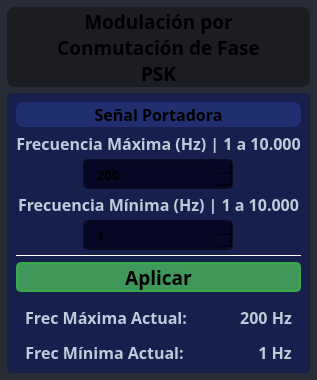
                           <widget class="QFrame" name="frame_24">
                            <property name="minimumSize">
                             <size>
                              <width>180</width>
                              <height>0</height>
                             </size>
                            </property>
                            <property name="maximumSize">
                             <size>
                              <width>350</width>
                              <height>16777215</height>
                             </size>
                            </property>
                            <property name="styleSheet">
                             <string notr="true">background-color: rgb(39, 44, 54);
border-radius: 5px;</string>
                            </property>
                            <property name="frameShape">
                             <enum>QFrame::StyledPanel</enum>
                            </property>
                            <property name="frameShadow">
                             <enum>QFrame::Raised</enum>
                            </property>
                            <layout class="QVBoxLayout" name="verticalLayout_28">
                             <property name="leftMargin">
                              <number>7</number>
                             </property>
                             <property name="topMargin">
                              <number>7</number>
                             </property>
                             <property name="rightMargin">
                              <number>7</number>
                             </property>
                             <property name="bottomMargin">
                              <number>7</number>
                             </property>
                             <item>
                              <layout class="QGridLayout" name="gridLayout_8">
                               <item row="0" column="0">
                                <widget class="QLabel" name="label_title_bar_top_7">
                                 <property name="sizePolicy">
                                  <sizepolicy hsizetype="Preferred" vsizetype="Preferred">
                                   <horstretch>0</horstretch>
                                   <verstretch>0</verstretch>
                                  </sizepolicy>
                                 </property>
                                 <property name="minimumSize">
                                  <size>
                                   <width>0</width>
                                   <height>80</height>
                                  </size>
                                 </property>
                                 <property name="maximumSize">
                                  <size>
                                   <width>16777215</width>
                                   <height>200</height>
                                  </size>
                                 </property>
                                 <property name="font">
                                  <font>
                                   <family>Satoshi Black</family>
                                   <pointsize>14</pointsize>
                                   <weight>75</weight>
                                   <italic>false</italic>
                                   <bold>true</bold>
                                   <underline>false</underline>
                                   <strikeout>false</strikeout>
                                   <kerning>true</kerning>
                                  </font>
                                 </property>
                                 <property name="cursor">
                                  <cursorShape>ArrowCursor</cursorShape>
                                 </property>
                                 <property name="styleSheet">
                                  <string notr="true">QLabel{
background-color: rgb(27, 29, 35);
border: 0px solid ;
border-radius: 8px;
}</string>
                                 </property>
                                 <property name="text">
                                  <string>Modulación por
Conmutación de Fase
PSK</string>
                                 </property>
                                 <property name="scaledContents">
                                  <bool>true</bool>
                                 </property>
                                 <property name="alignment">
                                  <set>Qt::AlignCenter</set>
                                 </property>
                                 <property name="wordWrap">
                                  <bool>false</bool>
                                 </property>
                                </widget>
                               </item>
                               <item row="1" column="0">
                                <widget class="QFrame" name="frame_20">
                                 <property name="maximumSize">
                                  <size>
                                   <width>16777215</width>
                                   <height>280</height>
                                  </size>
                                 </property>
                                 <property name="styleSheet">
                                  <string notr="true">background-color: rgb(23, 32, 77);
border-radius: 5px;</string>
                                 </property>
                                 <property name="frameShape">
                                  <enum>QFrame::StyledPanel</enum>
                                 </property>
                                 <property name="frameShadow">
                                  <enum>QFrame::Raised</enum>
                                 </property>
                                 <layout class="QVBoxLayout" name="verticalLayout_25">
                                  <item>
                                   <widget class="QLabel" name="label_top_info_19">
                                    <property name="minimumSize">
                                     <size>
                                      <width>0</width>
                                      <height>25</height>
                                     </size>
                                    </property>
                                    <property name="maximumSize">
                                     <size>
                                      <width>16777215</width>
                                      <height>25</height>
                                     </size>
                                    </property>
                                    <property name="font">
                                     <font>
                                      <family>Satoshi Black</family>
                                      <pointsize>12</pointsize>
                                      <weight>75</weight>
                                      <bold>true</bold>
                                     </font>
                                    </property>
                                    <property name="styleSheet">
                                     <string notr="true">QLabel{
	background-color: rgb(33, 46, 112);
	border: 0px solid ;
	border-radius: 8px;
}</string>
                                    </property>
                                    <property name="text">
                                     <string>Señal Portadora</string>
                                    </property>
                                    <property name="alignment">
                                     <set>Qt::AlignCenter</set>
                                    </property>
                                   </widget>
                                  </item>
                                  <item>
                                   <widget class="QLabel" name="label_top_info_20">
                                    <property name="minimumSize">
                                     <size>
                                      <width>250</width>
                                      <height>20</height>
                                     </size>
                                    </property>
                                    <property name="maximumSize">
                                     <size>
                                      <width>16777215</width>
                                      <height>30</height>
                                     </size>
                                    </property>
                                    <property name="font">
                                     <font>
                                      <family>Satoshi</family>
                                      <pointsize>12</pointsize>
                                      <weight>75</weight>
                                      <bold>true</bold>
                                     </font>
                                    </property>
                                    <property name="styleSheet">
                                     <string notr="true">color: rgb(191, 203, 217)</string>
                                    </property>
                                    <property name="text">
                                     <string>Frecuencia Máxima (Hz) | 1 a 10.000</string>
                                    </property>
                                    <property name="alignment">
                                     <set>Qt::AlignCenter</set>
                                    </property>
                                   </widget>
                                  </item>
                                  <item alignment="Qt::AlignHCenter">
                                   <widget class="QSpinBox" name="maxCarrierPSK">
                                    <property name="sizePolicy">
                                     <sizepolicy hsizetype="Fixed" vsizetype="Fixed">
                                      <horstretch>0</horstretch>
                                      <verstretch>0</verstretch>
                                     </sizepolicy>
                                    </property>
                                    <property name="minimumSize">
                                     <size>
                                      <width>150</width>
                                      <height>30</height>
                                     </size>
                                    </property>
                                    <property name="font">
                                     <font>
                                      <family>Satoshi</family>
                                      <pointsize>10</pointsize>
                                      <weight>75</weight>
                                      <bold>true</bold>
                                     </font>
                                    </property>
                                    <property name="toolTip">
                                     <string/>
                                    </property>
                                    <property name="styleSheet">
                                     <string notr="true">QSpinBox{
	background-color: rgb(5, 7, 35);
	border-radius: 5px;
	border: 2px solid rgb(10, 11, 35);
	padding: 5px;
	padding-left: 10px;
}
QSpinBox:hover{
	border: 2px solid rgb(0, 0, 127)
}
QSpinBox QAbstractItemView {
	color: rgb(85, 170, 255);	
	background-color: rgb(27, 29, 35);
	padding: 10px;
	selection-background-color: rgb(27, 29, 35);
}
/*
rgb(27, 29, 35);
rgb(13, 9, 59)
*/

QSpinBox::up-button{
	width: 25px; 
	border-left-width: 3px;
	border-left-color: rgba(39, 44, 54, 150);
	border-left-style: solid;
	border-top-right-radius: 3px;
	border-bottom-right-radius: 3px;	
	background-image: url(:/16x16/icons/16x16/cil-arrow-top.png);
	background-position: center;
	background-repeat: no-reperat;
}

QSpinBox::up-button:hover{
	background-color: rgb(80, 80, 80)
}

QSpinBox::down-button:hover{
	background-color: rgb(80, 80, 80)
}

QSpinBox::down-button{
	width: 25px; 
	border-left-width: 3px;
	border-left-color: rgba(39, 44, 54, 150);
	border-left-style: solid;
	border-top-right-radius: 3px;
	border-bottom-right-radius: 3px;	
	background-image: url(:/16x16/icons/16x16/cil-arrow-bottom.png);
	background-position: center;
	background-repeat: no-reperat;
}</string>
                                    </property>
                                    <property name="minimum">
                                     <number>1</number>
                                    </property>
                                    <property name="maximum">
                                     <number>10000</number>
                                    </property>
                                    <property name="value">
                                     <number>200</number>
                                    </property>
                                   </widget>
                                  </item>
                                  <item>
                                   <widget class="QLabel" name="label_top_info_29">
                                    <property name="minimumSize">
                                     <size>
                                      <width>250</width>
                                      <height>20</height>
                                     </size>
                                    </property>
                                    <property name="maximumSize">
                                     <size>
                                      <width>16777215</width>
                                      <height>30</height>
                                     </size>
                                    </property>
                                    <property name="font">
                                     <font>
                                      <family>Satoshi</family>
                                      <pointsize>12</pointsize>
                                      <weight>75</weight>
                                      <bold>true</bold>
                                     </font>
                                    </property>
                                    <property name="styleSheet">
                                     <string notr="true">color: rgb(191, 203, 217)</string>
                                    </property>
                                    <property name="text">
                                     <string>Frecuencia Mínima (Hz) | 1 a 10.000</string>
                                    </property>
                                    <property name="alignment">
                                     <set>Qt::AlignCenter</set>
                                    </property>
                                   </widget>
                                  </item>
                                  <item alignment="Qt::AlignHCenter">
                                   <widget class="QSpinBox" name="minCarrierPSK">
                                    <property name="sizePolicy">
                                     <sizepolicy hsizetype="Fixed" vsizetype="Fixed">
                                      <horstretch>0</horstretch>
                                      <verstretch>0</verstretch>
                                     </sizepolicy>
                                    </property>
                                    <property name="minimumSize">
                                     <size>
                                      <width>150</width>
                                      <height>30</height>
                                     </size>
                                    </property>
                                    <property name="font">
                                     <font>
                                      <family>Satoshi</family>
                                      <pointsize>10</pointsize>
                                      <weight>75</weight>
                                      <bold>true</bold>
                                     </font>
                                    </property>
                                    <property name="toolTip">
                                     <string/>
                                    </property>
                                    <property name="styleSheet">
                                     <string notr="true">QSpinBox{
	background-color: rgb(5, 7, 35);
	border-radius: 5px;
	border: 2px solid rgb(10, 11, 35);
	padding: 5px;
	padding-left: 10px;
}
QSpinBox:hover{
	border: 2px solid rgb(0, 0, 127)
}
QSpinBox QAbstractItemView {
	color: rgb(85, 170, 255);	
	background-color: rgb(27, 29, 35);
	padding: 10px;
	selection-background-color: rgb(27, 29, 35);
}
/*
rgb(27, 29, 35);
rgb(13, 9, 59)
*/

QSpinBox::up-button{
	width: 25px; 
	border-left-width: 3px;
	border-left-color: rgba(39, 44, 54, 150);
	border-left-style: solid;
	border-top-right-radius: 3px;
	border-bottom-right-radius: 3px;	
	background-image: url(:/16x16/icons/16x16/cil-arrow-top.png);
	background-position: center;
	background-repeat: no-reperat;
}

QSpinBox::up-button:hover{
	background-color: rgb(80, 80, 80)
}

QSpinBox::down-button:hover{
	background-color: rgb(80, 80, 80)
}

QSpinBox::down-button{
	width: 25px; 
	border-left-width: 3px;
	border-left-color: rgba(39, 44, 54, 150);
	border-left-style: solid;
	border-top-right-radius: 3px;
	border-bottom-right-radius: 3px;	
	background-image: url(:/16x16/icons/16x16/cil-arrow-bottom.png);
	background-position: center;
	background-repeat: no-reperat;
}</string>
                                    </property>
                                    <property name="minimum">
                                     <number>1</number>
                                    </property>
                                    <property name="maximum">
                                     <number>10000</number>
                                    </property>
                                   </widget>
                                  </item>
                                  <item>
                                   <widget class="Line" name="line_4">
                                    <property name="maximumSize">
                                     <size>
                                      <width>16777215</width>
                                      <height>1</height>
                                     </size>
                                    </property>
                                    <property name="styleSheet">
                                     <string notr="true">background-color: rgb(255, 255, 255);</string>
                                    </property>
                                    <property name="orientation">
                                     <enum>Qt::Horizontal</enum>
                                    </property>
                                   </widget>
                                  </item>
                                  <item>
                                   <widget class="QPushButton" name="btn_AplicarPSK">
                                    <property name="sizePolicy">
                                     <sizepolicy hsizetype="Minimum" vsizetype="Preferred">
                                      <horstretch>0</horstretch>
                                      <verstretch>0</verstretch>
                                     </sizepolicy>
                                    </property>
                                    <property name="minimumSize">
                                     <size>
                                      <width>150</width>
                                      <height>30</height>
                                     </size>
                                    </property>
                                    <property name="maximumSize">
                                     <size>
                                      <width>16777215</width>
                                      <height>40</height>
                                     </size>
                                    </property>
                                    <property name="font">
                                     <font>
                                      <family>Satoshi Black</family>
                                      <pointsize>14</pointsize>
                                      <weight>75</weight>
                                      <bold>true</bold>
                                     </font>
                                    </property>
                                    <property name="styleSheet">
                                     <string notr="true">QPushButton {
	border: 2px solid rgb(56, 170, 72);
	border-radius: 5px;	
	background-color: rgb(63, 152, 90);
}

/* rgb(52, 59, 72)*/
QPushButton:hover {
	background-color: rgb(60, 198, 84);
	border: 2px solid rgb(60, 196, 72);
}
QPushButton:pressed {	
	background-color: rgb(37, 138, 26);
	border: 2px solid rgb(60, 196, 72);
}</string>
                                    </property>
                                    <property name="text">
                                     <string>Aplicar</string>
                                    </property>
                                    <property name="icon">
                                     <iconset resource="files.qrc">
                                      <normaloff>:/16x16/icons/16x16/cil-check-alt.png</normaloff>:/16x16/icons/16x16/cil-check-alt.png</iconset>
                                    </property>
                                   </widget>
                                  </item>
                                  <item>
                                   <widget class="QFrame" name="frame_34">
                                    <property name="frameShape">
                                     <enum>QFrame::StyledPanel</enum>
                                    </property>
                                    <property name="frameShadow">
                                     <enum>QFrame::Raised</enum>
                                    </property>
                                    <layout class="QHBoxLayout" name="horizontalLayout_30">
                                     <item>
                                      <widget class="QLabel" name="label_top_info_37">
                                       <property name="minimumSize">
                                        <size>
                                         <width>0</width>
                                         <height>20</height>
                                        </size>
                                       </property>
                                       <property name="maximumSize">
                                        <size>
                                         <width>16777215</width>
                                         <height>30</height>
                                        </size>
                                       </property>
                                       <property name="font">
                                        <font>
                                         <family>Satoshi</family>
                                         <pointsize>12</pointsize>
                                         <weight>75</weight>
                                         <bold>true</bold>
                                        </font>
                                       </property>
                                       <property name="styleSheet">
                                        <string notr="true">color: rgb(191, 203, 217)</string>
                                       </property>
                                       <property name="text">
                                        <string>Frec Máxima Actual:</string>
                                       </property>
                                       <property name="alignment">
                                        <set>Qt::AlignCenter</set>
                                       </property>
                                      </widget>
                                     </item>
                                     <item alignment="Qt::AlignRight">
                                      <widget class="QLabel" name="label_maxPSK">
                                       <property name="minimumSize">
                                        <size>
                                         <width>0</width>
                                         <height>20</height>
                                        </size>
                                       </property>
                                       <property name="maximumSize">
                                        <size>
                                         <width>16777215</width>
                                         <height>30</height>
                                        </size>
                                       </property>
                                       <property name="font">
                                        <font>
                                         <family>Satoshi</family>
                                         <pointsize>12</pointsize>
                                         <weight>75</weight>
                                         <bold>true</bold>
                                        </font>
                                       </property>
                                       <property name="styleSheet">
                                        <string notr="true">color: rgb(191, 203, 217)</string>
                                       </property>
                                       <property name="text">
                                        <string>200 Hz</string>
                                       </property>
                                       <property name="alignment">
                                        <set>Qt::AlignCenter</set>
                                       </property>
                                      </widget>
                                     </item>
                                    </layout>
                                   </widget>
                                  </item>
                                  <item>
                                   <widget class="QFrame" name="frame_33">
                                    <property name="frameShape">
                                     <enum>QFrame::StyledPanel</enum>
                                    </property>
                                    <property name="frameShadow">
                                     <enum>QFrame::Raised</enum>
                                    </property>
                                    <layout class="QHBoxLayout" name="horizontalLayout_29">
                                     <item>
                                      <widget class="QLabel" name="label_top_info_36">
                                       <property name="minimumSize">
                                        <size>
                                         <width>0</width>
                                         <height>20</height>
                                        </size>
                                       </property>
                                       <property name="maximumSize">
                                        <size>
                                         <width>16777215</width>
                                         <height>30</height>
                                        </size>
                                       </property>
                                       <property name="font">
                                        <font>
                                         <family>Satoshi</family>
                                         <pointsize>12</pointsize>
                                         <weight>75</weight>
                                         <bold>true</bold>
                                        </font>
                                       </property>
                                       <property name="styleSheet">
                                        <string notr="true">color: rgb(191, 203, 217)</string>
                                       </property>
                                       <property name="text">
                                        <string>Frec Mínima Actual:</string>
                                       </property>
                                       <property name="alignment">
                                        <set>Qt::AlignCenter</set>
                                       </property>
                                      </widget>
                                     </item>
                                     <item alignment="Qt::AlignRight">
                                      <widget class="QLabel" name="label_minPSK">
                                       <property name="minimumSize">
                                        <size>
                                         <width>0</width>
                                         <height>20</height>
                                        </size>
                                       </property>
                                       <property name="maximumSize">
                                        <size>
                                         <width>16777215</width>
                                         <height>30</height>
                                        </size>
                                       </property>
                                       <property name="font">
                                        <font>
                                         <family>Satoshi</family>
                                         <pointsize>12</pointsize>
                                         <weight>75</weight>
                                         <bold>true</bold>
                                        </font>
                                       </property>
                                       <property name="styleSheet">
                                        <string notr="true">color: rgb(191, 203, 217)</string>
                                       </property>
                                       <property name="text">
                                        <string>1 Hz</string>
                                       </property>
                                       <property name="alignment">
                                        <set>Qt::AlignCenter</set>
                                       </property>
                                      </widget>
                                     </item>
                                    </layout>
                                   </widget>
                                  </item>
                                 </layout>
                                </widget>
                               </item>
                              </layout>
                             </item>
                            </layout>
                           </widget>
